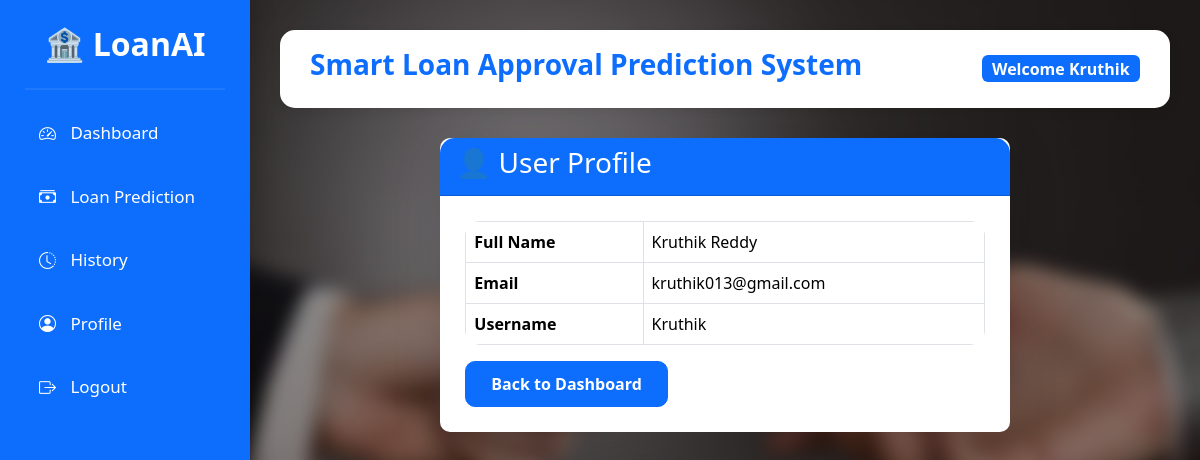
Screenshot of /profile (signed in) with the database file from the repository.
### tables this page shows
CREATE TABLE users(

    id INTEGER PRIMARY KEY AUTOINCREMENT,

    fullname TEXT NOT NULL,

    email TEXT UNIQUE NOT NULL,

    username TEXT UNIQUE NOT NULL,

    password TEXT NOT NULL

);

### app.py (the view)
@app.route("/profile")
def profile():
    if "username" not in session:
        return redirect(url_for("login"))
    conn = get_db_connection()
    user = conn.execute(
        "SELECT * FROM users WHERE username=?",
        (session["username"],)
    ).fetchone()
    conn.close()
    return render_template(
        "profile.html",
        user=user
    )

### app.py (called while the page is built)
def get_db_connection():
    conn = sqlite3.connect("database.db")
    conn.row_factory = sqlite3.Row
    return conn

### templates/profile.html (shortened to what this page needs)
{% extends "base.html" %}
{% block content %}
<div class="container">
<div class="row justify-content-center">
<div class="col-md-8">
<div class="card shadow-lg">
<div class="card-header bg-primary text-white">
<h3>👤 User Profile</h3>
</div>
<div class="card-body">
<table class="table table-bordered">
<tr>
<th>Full Name</th>
<td>{{ user.fullname }}</td>
</tr>
<tr>
<th>Email</th>
<td>{{ user.email }}</td>
</tr>
<tr>
<th>Username</th>
<td>{{ user.username }}</td>
</tr>
</table>
<a href="{{ url_for('dashboard') }}"
class="btn btn-primary">
Back to Dashboard
</a>
</div>
</div>
</div>
</div>
</div>
{% endblock %}

### templates/base.html (shortened to what this page needs)
<!DOCTYPE html>
<html lang="en">
<head>
    <link href="https://cdn.jsdelivr.net/npm/bootstrap@5.3.3/dist/css/bootstrap.min.css" rel="stylesheet">
    <link rel="stylesheet"
          href="https://cdn.jsdelivr.net/npm/bootstrap-icons@1.11.3/font/bootstrap-icons.min.css">
    <link rel="stylesheet"
          href="{{ url_for('static', filename='css/style.css') }}">
</head>
<body>
<div class="wrapper">
    <div class="sidebar">
        <h2 class="logo">
            🏦 LoanAI
        </h2>
        <hr>
        <a href="{{ url_for('dashboard') }}">
            <i class="bi bi-speedometer2"></i>
            Dashboard
        </a>
        <a href="{{ url_for('predict') }}">
            <i class="bi bi-cash-stack"></i>
            Loan Prediction
        </a>
        <a href="{{ url_for('history') }}">
            <i class="bi bi-clock-history"></i>
            History
        </a>
        <a href="{{ url_for('profile') }}">
            <i class="bi bi-person-circle"></i>
            Profile
        </a>
        <a href="{{ url_for('logout') }}">
            <i class="bi bi-box-arrow-right"></i>
            Logout
        </a>
    </div>
    <div class="main">
        <div class="topbar">
            <div>
                <h3>Smart Loan Approval Prediction System</h3>
            </div>
            <div>
                <span class="badge bg-primary fs-6">
                    Welcome {{ session.username }}
                </span>
            </div>
        </div>
        <div class="content">
            {% block content %}
            {% endblock %}
        </div>
    </div>
</div>
</body>
</html>

### static/css/style.css (style rules this page uses)
* { margin:0; padding:0; box-sizing:border-box; font-family:'Segoe UI',sans-serif; }
body { background:#f4f7fc; }
a { text-decoration:none; }
.wrapper { display:flex; width:100%; min-height:100vh; }
.sidebar { width:250px; background:#0d6efd; color:white; position:fixed; height:100vh; padding:25px; box-shadow:5px 0 20px rgba(0,0,0,.15); }
.logo { text-align:center; margin-bottom:25px; font-weight:bold; }
.sidebar hr { border:1px solid rgba(255,255,255,.3); }
.sidebar a { display:block; color:white; padding:14px; margin-top:10px; border-radius:10px; transition:.3s; font-size:17px; }
.sidebar a i { margin-right:10px; }
.main { margin-left:250px; width:calc(100% - 250px); padding:30px; }
.topbar { background:white; padding:18px 30px; border-radius:15px; display:flex; justify-content:space-between; align-items:center; box-shadow:0 4px 12px rgba(0,0,0,.08); margin-bottom:30px; }
.topbar h3 { color:#0d6efd; font-weight:bold; }
.card { border:none; border-radius:18px; transition:.3s; box-shadow:0 5px 15px rgba(0,0,0,.08); }
.card-body { padding:25px; }
.btn { border-radius:10px; padding:10px 25px; font-weight:bold; transition:.3s; }
table { background:white; border-radius:15px; overflow:hidden; }
.card-header { border-radius:15px 15px 0 0 !important; }
.card { border-radius:10px; }
body { margin:0; padding:0; }
body::before { content:""; position:fixed; top:0; left:0; width:100%; height:100%; background:url("../images/bg.jpg") no-repeat center center; background-size:cover; filter:blur(8px); transform:scale(1.1); z-index:-2; }
body::after { content:""; position:fixed; top:0; left:0; width:100%; height:100%; background:rgba(0,0,0,0.35); z-index:-1; }

### rows the page displays
users: username "Kruthik", fullname "Kruthik Reddy", email "kruthik013@gmail.com"
